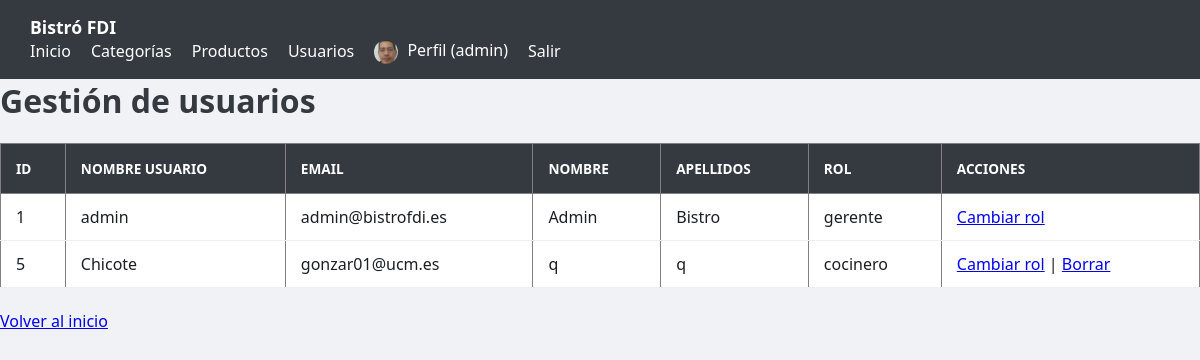
/gestionarUsuarios.php (signed in), run on the app's committed database.
### tables this page shows
CREATE TABLE `usuarios` (
	`id` int(11) NOT NULL,
	`nombre_usuario` varchar(50) NOT NULL,
	`email` varchar(100) NOT NULL,
	`nombre` varchar(50) NOT NULL,
	`apellidos` varchar(100) NOT NULL,
	`password_hash` varchar(255) NOT NULL,
	`rol` enum('cliente','camarero','cocinero','gerente') NOT NULL DEFAULT 'cliente',
	`avatar` varchar(255) DEFAULT 'img/avatares/default.jpg',
	`fecha_alta` datetime NOT NULL DEFAULT current_timestamp()
);

### includes/funcionesUsuarios.php (called while the page is built, shortened)
<?php
function obtenerUsuarioPorId(int $id): ?array {
	$conn = obtenerConexionBD();
	$sql = "SELECT * FROM usuarios WHERE id = ?";
	$stmt = $conn->prepare($sql);
	$stmt->bind_param("i", $id);
	$stmt->execute();
	$res = $stmt->get_result();
	$usuario = $res->fetch_assoc();
	return $usuario ?: null;
}
function listarUsuarios(): array {
	$conn = obtenerConexionBD();
	$sql = "SELECT id, nombre_usuario, email, nombre, apellidos, rol, avatar FROM usuarios ORDER BY id";
	$res = $conn->query($sql);
	$usuarios = [];
	while ($fila = $res->fetch_assoc()) {
	$usuarios[] = $fila;
	}
	return $usuarios;
}

### gestionarUsuarios.php (the view, shortened to what this page needs)
<?php
require_once __DIR__ . '/includes/funcionesUsuarios.php';
$usuarios = listarUsuarios();
?>
<!DOCTYPE html>
<html lang="es">
<head>
	<link rel="stylesheet" href="css/estilos.css">
</head>
<body>
<?php include __DIR__ . '/includes/nav.php'; ?>
<h1>Gestión de usuarios</h1>
<table border="1" cellpadding="6">
	<tr>
	<th>ID</th>
	<th>Nombre usuario</th>
	<th>Email</th>
	<th>Nombre</th>
	<th>Apellidos</th>
	<th>Rol</th>
	<th>Acciones</th>
	</tr>
	<?php foreach ($usuarios as $u): ?>
	<tr>
	<td><?php echo htmlspecialchars($u['id']); ?></td>
	<td><?php echo htmlspecialchars($u['nombre_usuario']); ?></td>
	<td><?php echo htmlspecialchars($u['email']); ?></td>
	<td><?php echo htmlspecialchars($u['nombre']); ?></td>
	<td><?php echo htmlspecialchars($u['apellidos']); ?></td>
	<td><?php echo htmlspecialchars($u['rol']); ?></td>
	<td>
	<a href="cambiarRol.php?id=<?php echo $u['id']; ?>">Cambiar rol</a>
	<?php
	$idSesion = $_SESSION['id_usuario'] ?? 0;
	if ((int)$u['id'] !== (int)$idSesion): ?>
	|
	<a href="borrarUsuario.php?id=<?php echo $u['id']; ?>"
	onclick="return confirm('¿Seguro que quieres borrar este usuario?');">
	Borrar
	</a>
	<?php endif; ?>
	</td>
	</tr>
	<?php endforeach; ?>
</table>
<br>
<a href="index.php">Volver al inicio</a>
</body>
</html>

### includes/nav.php (shortened to what this page needs)
<?php
$base = "/aw_g5_bistroFDI/p2_g5/bistrofdi/";
$estaLogueado = isset($_SESSION['id_usuario']);
$avatar = 'img/avatares/default.png';
if ($estaLogueado && function_exists('obtenerUsuarioPorId')) {
	$usuario = obtenerUsuarioPorId($_SESSION['id_usuario']);
	if ($usuario && !empty($usuario['avatar'])) {
	$avatar = $usuario['avatar'];
	}
}
$rutaFinalAvatar = (strpos($avatar, 'http') === 0) ? $avatar : $base . $avatar;
?>
<nav class="navegacion-principal">
	<div class="nav-contenedor">
	<a href="<?= $base ?>index.php" class="nav-logo">Bistró FDI</a>
	<ul class="nav-links">
	<li><a href="<?= $base ?>index.php">Inicio</a></li>
	<?php if (isset($_SESSION['rol']) && $_SESSION['rol'] === 'gerente'): ?>
	<li><a href="<?= $base ?>gestion_categorias.php">Categorías</a></li>
	<li><a href="<?= $base ?>gestion_productos.php">Productos</a></li>
	<li><a href="<?= $base ?>gestionarUsuarios.php">Usuarios</a></li>
	<?php endif; ?>
	<?php if ($estaLogueado): ?>
	<li>
	<a href="<?= $base ?>perfil.php">
	<img src="<?= htmlspecialchars($rutaFinalAvatar) ?>" alt="Avatar"
	style="width: 24px; height: 24px; border-radius: 50%; vertical-align: middle; margin-right: 5px; object-fit: cover;">
	Perfil (<?= htmlspecialchars($_SESSION['nombre_usuario'] ?? 'Usuario') ?>)
	</a>
	</li>
	<li><a href="<?= $base ?>logout.php">Salir</a></li>
	<?php else: ?>
	<li><a href="<?= $base ?>login.php">Login</a></li>
	<li><a href="<?= $base ?>registro.php">Registrarse</a></li>
	<?php endif; ?>
	</ul>
	</div>
</nav>

### css/estilos.css (style rules this page uses)
body { font-family: 'Segoe UI', Tahoma, Geneva, Verdana, sans-serif; margin: 0; background: #f0f2f5; color: #1c1e21; }
h1, h2 { color: #343a40; margin-top: 0; }
nav { background: #343a40; padding: 15px 30px; display: flex; justify-content: space-between; align-items: center; }
nav a { color: white; text-decoration: none; font-weight: bold; font-size: 1.1em; }
nav ul { list-style: none; display: flex; gap: 20px; margin: 0; padding: 0; align-items: center; }
nav ul li a { font-weight: normal; font-size: 1em; transition: 0.2s; }
table { width: 100%; border-collapse: collapse; margin-top: 20px; background: white; }
th { background: #343a40; color: white; text-transform: uppercase; font-size: 0.85em; padding: 15px; text-align: left; }
td { padding: 12px 15px; border-bottom: 1px solid #eee; vertical-align: middle; }

### data on the page
usuarios: avatar (placeholder picture), id "1", nombre_usuario "admin", email "admin@bistrofdi.es", nombre "Admin", apellidos "Bistro", rol "gerente"
usuarios: id "5", nombre_usuario "Chicote", email "gonzar01@ucm.es", nombre "q", apellidos "q", rol "cocinero"

### other printed values
$_SESSION['nombre_usuario'] "admin"
